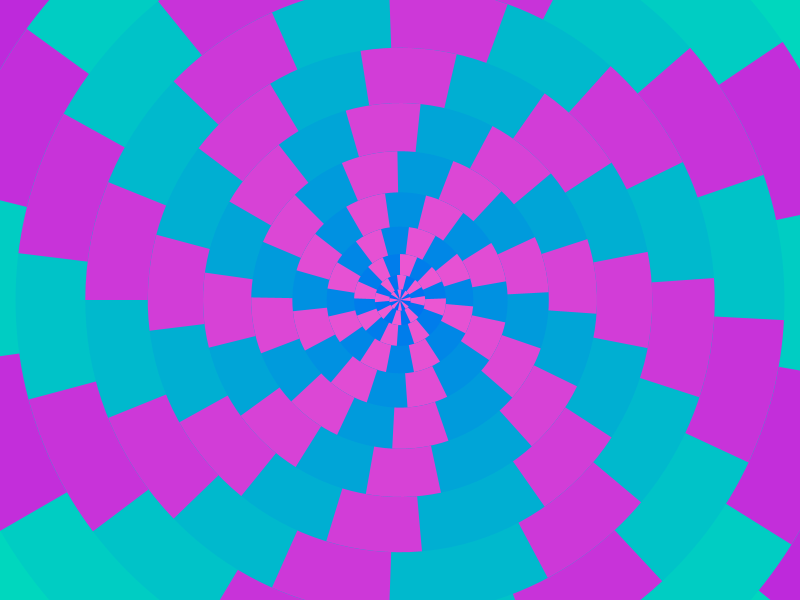
Frame 1 (no input)
Frame 60 (the mouse pressed at the canvas centre just before this capture): identical to frame 1, image omitted
Frame 120 (the mouse held since frame 60 and released just before this capture): identical to frame 1, image omitted

The Processing sketch that drew this single still picture (run headless with seeded random() and noise(); from frame 60 on, the mouse is pressed at the canvas centre):

// Processing sketch: Image5
// ── Image5.pde
void setup() {
  size(800,600); 
  noStroke();
}

//variables for background circle
int CircleQuan = 14; //number of background circles
float ExpoFactor = 1.05; //circle's increasing expotential factor

//variables for spiral
int SpiralArms = 8; //number of spiral arms
int degrees = 360/(SpiralArms*2); //degrees between each section
int pattern = 2; //color in every other arm

void draw(){
  for (int i = CircleQuan; i >= 1; i--) { //this script starts by generating the outtermost circles so that each consecutive circle generated will cover the larger circle already present
      float CircleSize = 5*pow(i, 2*ExpoFactor); //calculates height and width of circle relative to each loop
      fill(0, 85+i*10, 255-i*5); //azure blue to mint green gradient
      ellipse(width/2, height/2, CircleSize, CircleSize); //generates the circular pattern that forms the back ground
     
      for (int a = 1; a<= SpiralArms; a++)  { //this loop generates the spirals
        int offset = 7*i; //how much each spiral should be offset relate to each circular layer
        fill(255-i*5, 106-i*5, 206+i); //purplish pink gradient
        arc(width/2, height/2, CircleSize, CircleSize, radians(degrees*(pattern*a-1)+offset), radians(degrees*(pattern*a)+offset), PIE); //geneeates the spirals
      }
      
  }
    save("image.png");
    
}
